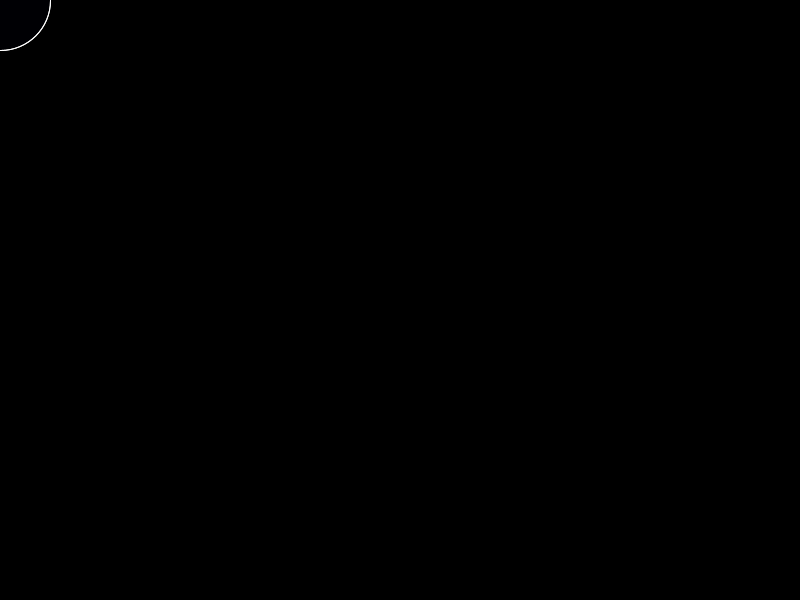
Frame 1 (no input)
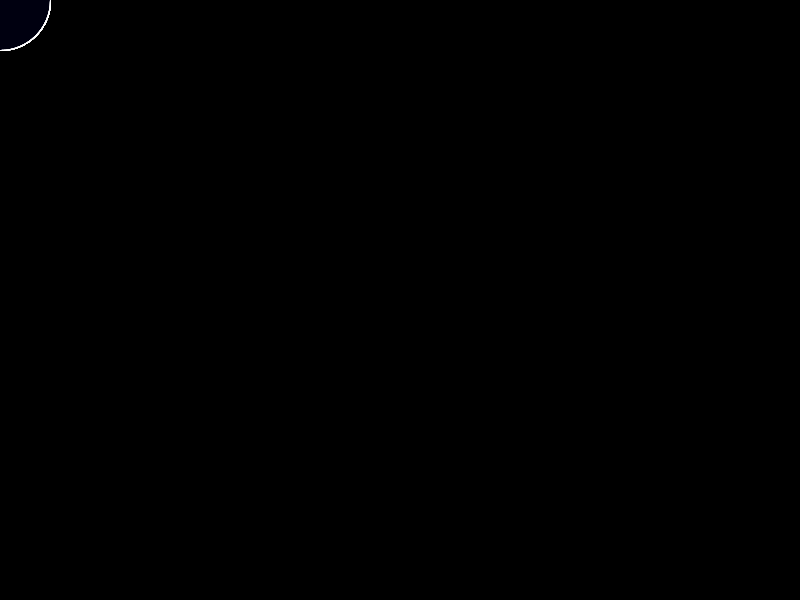
Frame 60 (the mouse pressed at the canvas centre just before this capture)
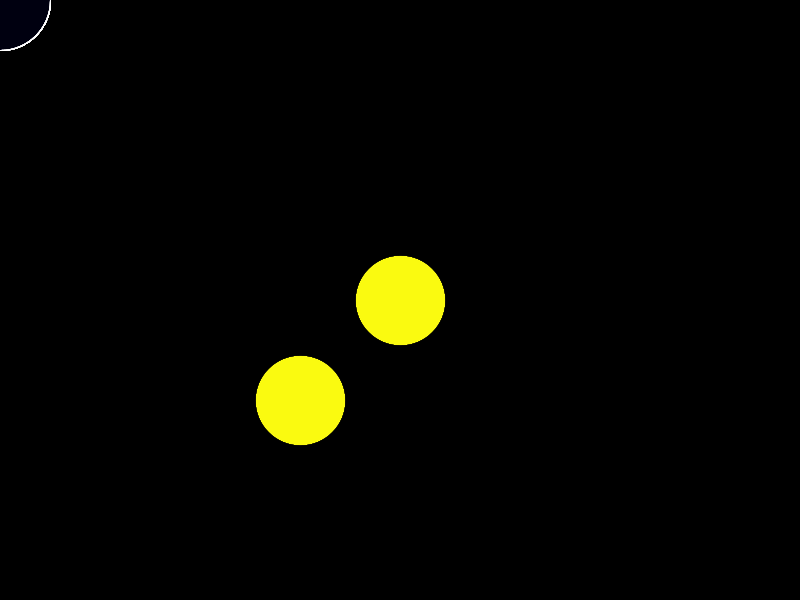
Frame 120 (the mouse held since frame 60 and released just before this capture)

The Processing sketch that drew these frames (run headless with seeded random() and noise(); from frame 60 on, the mouse is pressed at the canvas centre):

// Processing sketch: sketch_essai_roy
// ── sketch_essai_roy.pde
void setup () {
  size(800, 600);
  background (0); 
  if (mousePressed) { 
    background(255);
  } else { 
    background (0);
  }
}

void draw () {

  stroke (255, 255, 255);
  if (mousePressed) {
    strokeWeight (10);
    stroke (0);
  } else { 
    strokeWeight (1);
  }
  fill(mouseX, mouseY * 25, 25, 25);
  ellipse(mouseY, mouseX, 100, 100);

  if (mousePressed) {
    strokeWeight (10);
    stroke (0);
  } else { 
    strokeWeight (1);
  }
  fill(mouseX, mouseY * 25, 25, 25); 
  ellipse(mouseX, mouseY, 100, 100);
}

void keyPressed() {
   
  if (mousePressed) { 
    background(255);
  } else { 
    background (0);
  }
  
}
